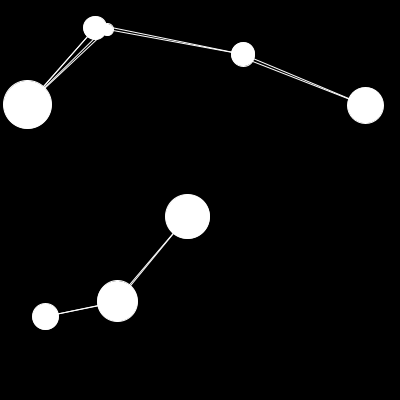
Frame 1 (no input)
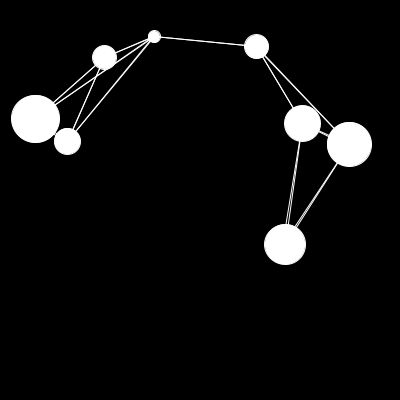
Frame 60 (the mouse pressed at the canvas centre just before this capture)
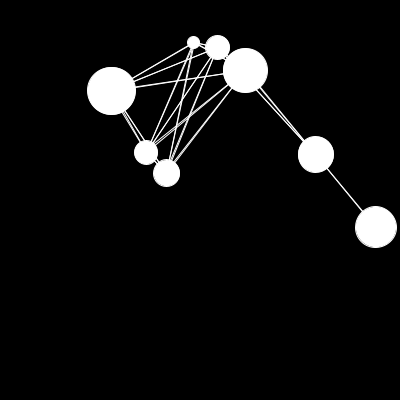
Frame 120 (the mouse held since frame 60 and released just before this capture)

The Processing sketch that drew these frames (run headless with seeded random() and noise(); from frame 60 on, the mouse is pressed at the canvas centre):

// Processing sketch: processing_91598
// ── processing_91598.pde

ball[] balls = new ball[8];
void setup() {
  size(400, 400);
  stroke(255);
  colorMode(RGB, 400, 400, 400);
  
  for(int i = 0; i < 8; i ++) {
    balls[i] = new ball(random(10, 50), random(TWO_PI), random(20, width-20), random(20, height-20));
  }
}
void draw() {
  background(0);
  for(int i = 0; i < 8; i ++) {
    balls[i].move();
    balls[i].screenBump();
    balls[i].draw();
    balls[i].collide(i);
    balls[i].drawline(i);
  }
}
class ball {
  float x, y, s, d, xm, ym;
  ball(float sv, float dv, float xv, float yv) {
    s=sv;
    d=dv;
    x=xv;
    y=yv;
    xm=sin(d)*3;
    ym=cos(d)*3;
  }
  void move() {
    x+=xm;
    y+=ym;
  }
  void screenBump() {
    if(x<0+s/2 || x>width-s/2) {
      xm*=-1;
    }
    if(y<0+s/2 || y>height-s/2) {
      ym*=-1;
    }
  }
  void draw() {
    ellipse(x, y, s, s);
  }
  void collide(int ballnum) {
    for(int i = 0; i < 8; i++) {
      if((dist(x, y, balls[i].x, balls[i].y) < (s/2)+(balls[i].s/2)) && (i == ballnum)==false) {
        xm=(x-balls[i].x)/20;
        ym=(y-balls[i].y)/20;
      }
    }
  }
    void drawline(int numball) {
      for(int i = 0; i < 8; i++) {
        if((i == numball) == false) {
        if(dist(x, y, balls[i].x, balls[i].y) < 150) {
          line(x, y, balls[i].x, balls[i].y);
        }
        }
      }
    }

}
